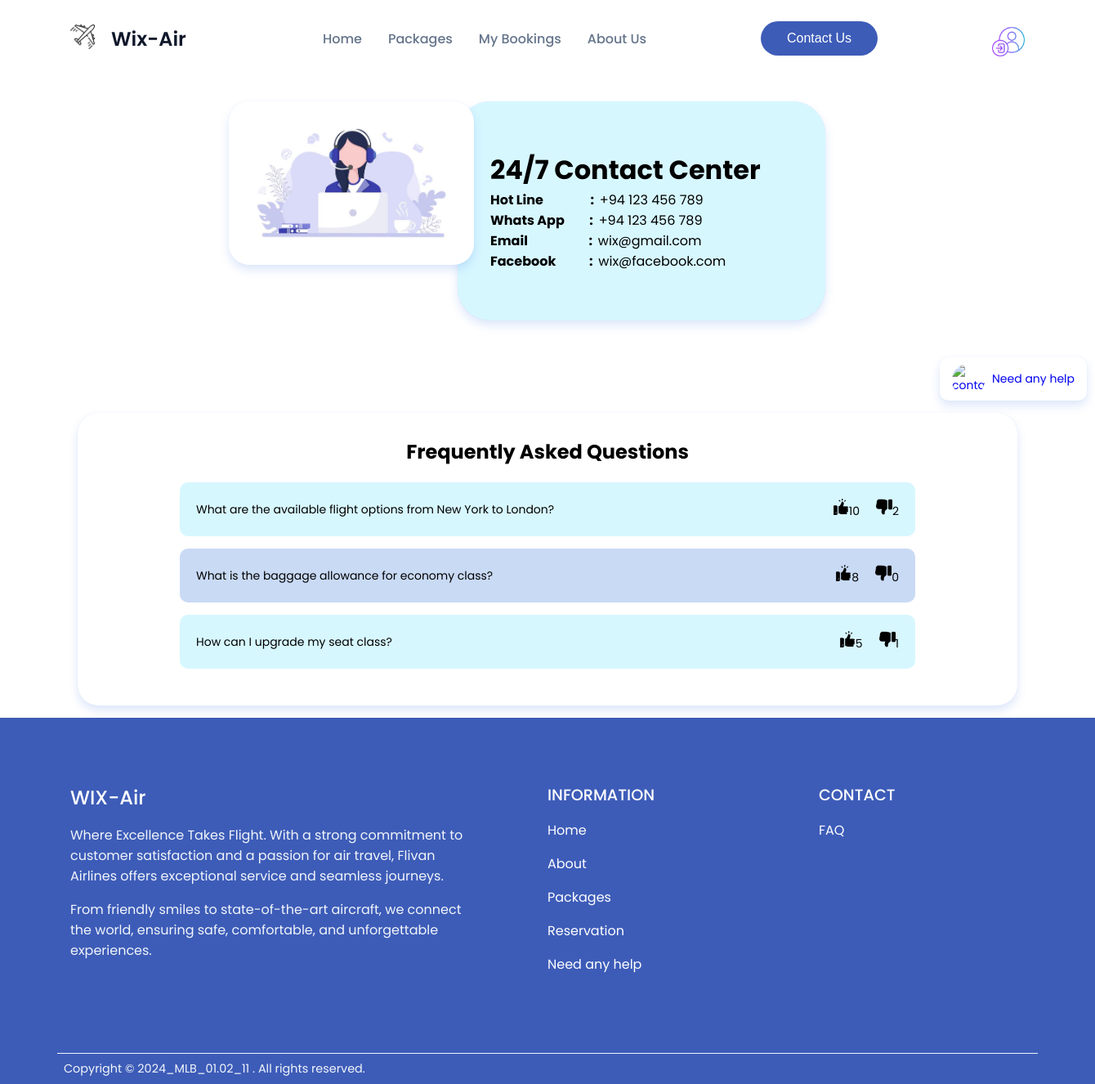
The page /pages/contact_us/contact_us.php on the database its author committed.
### tables this page shows
CREATE TABLE inquire (
                         inq_id INTEGER PRIMARY KEY AUTO_INCREMENT,
                         user_id INT NOT NULL,
                         post_date DATE NOT NULL,
                         question VARCHAR(500) NOT NULL,
                         likes INT  NULL,
                         dislikes INT NULL,
                         CONSTRAINT FK_inquire_user_id FOREIGN KEY (user_id) REFERENCES Registered_user(User_ID) ON DELETE CASCADE
);

### pages/contact_us/contact_us.php (the view, shortened to what this page needs)
<?php
require_once("../../Components/Header/header.php");
require_once ("../../Components/Animation/animation.php");
require_once ("../../php/dbconnection.php");
?>
    <!DOCTYPE html>
    <html lang="en">
    <head>
        <link rel="stylesheet" href="contact_us.css">
    </head>
    <body>
    <div data-aos="float-right" class="container123">
        <div class="box1">
            <img alt="help image" src="../../src/cr%20(1).jpg">
        </div>
        <div class="container1">
            <h1>24/7 Contact Center</h1>
            <p><b>Hot Line &nbsp;&nbsp;&nbsp;&nbsp;&nbsp;&nbsp;&nbsp;&nbsp;&nbsp;&nbsp;&nbsp;&nbsp;&nbsp;&nbsp;&nbsp;&nbsp;:&nbsp;&nbsp;</b>+94 123 456 789</p>
            <p><b>Whats App &nbsp;&nbsp;&nbsp;&nbsp;&nbsp;&nbsp;&nbsp;&nbsp;:&nbsp;&nbsp;</b>+94 123 456 789</p>
            <p><b>Email &nbsp;&nbsp;&nbsp;&nbsp;&nbsp;&nbsp;&nbsp;&nbsp;&nbsp;&nbsp;&nbsp;&nbsp;&nbsp;&nbsp;&nbsp;&nbsp;&nbsp;&nbsp;&nbsp;&nbsp;&nbsp;:&nbsp;&nbsp;</b>wix@gmail.com</p>
            <p><b>Facebook &nbsp;&nbsp;&nbsp;&nbsp;&nbsp;&nbsp;&nbsp;&nbsp;&nbsp;&nbsp;&nbsp;:&nbsp;&nbsp;</b>wix@facebook.com</p>
        </div>
    </div>
    <a href="../need_any_help/need_any_help.php">
    <div data-aos="fade-right" class="help">
        <img id="help" alt="contact us" src="../../src/helpdesk.gif">
        Need any help
    </div>
    </a>
   <section id="faq">
       <div id="FAQ" data-aos="fade-right" class="container2">
           <h2>Frequently Asked Questions</h2>
           <?php
           $sql = "SELECT * FROM `inquire` ORDER BY `likes` DESC ";
           $result = mysqli_query($conn, $sql);
           while ($row = mysqli_fetch_assoc($result)) {
               echo '<div class="container4">';
               echo '<p>' . $row['question'] . '</p>';
               echo '<div class="comm">';
               echo '<span>' . '&nbsp;' . '</span>';
               echo '<form action="update_likes.php" method="post" style="display: inline;">';
               echo '<button id="mybtn" type="submit" name="like" value="1"><img src="../../src/like.png"></button>' . $row['likes'];
               echo '</form>';
               echo '<form action="updatedislikes.php" method="post" style="display: inline;">';
               echo '<button id="mybtn1" type="submit" name="dislike" value="1"><img src="../../src/dislike.png"></button>' . $row['dislikes'];
               echo '</form>';
               echo '</div>';
               echo '</div>';
           }
           ?>
       </div>
   </section>
    </body>
    </html>
<?php
require_once("../../Components/Footer/Footer.php");
?>

### Components/Header/header.css (style rules this page uses)
:root { --primary-color: #3d5cb8; --primary-color-dark: #334c99; --text-dark: #0f172a; --text-light: #64748b; --extra-light: #f1f5f9; --white: #ffffff; --max-width: 1200px; --thirdcolor:#1e40af; --textblue:#182d78; }
* { padding: 0; margin: 0; box-sizing: border-box; }
body { font-family: "Poppins", sans-serif; }
a { text-decoration: none; }

### pages/contact_us/contact_us.css (style rules this page uses)
.container123 { justify-content: center; align-items: center; border:none; border-radius: 25px; background-color: #fff; padding:30px 40px; width: 1100px; margin : 0 auto 15px auto; }
.box1 { display: flex; flex-direction: column; width: 300px; float: left; margin-left: 120px; }
.box1 img , .help img { height: 200px; width: 300px; border-radius: 25px; border: none; box-shadow: 0 0 1px 0 rgba(24, 94, 224, 0.15), 0 6px 12px 0 rgba(24, 94, 224, 0.15); }
.container1 { border-radius: 40px; background-color:#d7f7ff; border: none; box-shadow: 0 0 1px 0 rgba(24, 94, 224, 0.15), 0 6px 12px 0 rgba(24, 94, 224, 0.15); padding:60px 40px; width: 450px; margin-left :400px; }
.help { font-size: 14px; margin-left: 1150px; margin-bottom: 15px; border:none; border-radius: 10px; background-color:white ; padding:5px 6px; width:180px; display:flex; align-items: center; justify-content: space-evenly; box-shadow: 0 0 1px 0 rgba(24, 94, 224, 0.15), 0 6px 12px 0 rgba(24, 94, 224, 0.15); transition: 0.25s ease-in-out; }
.container2 { justify-content: center; box-shadow: 0 0 1px 0 rgba(24, 94, 224, 0.15), 0 6px 12px 0 rgba(24, 94, 224, 0.15); border-radius: 25px; background-color: #fff; padding:30px 40px; width: 1150px; margin : 0 auto 15px auto; }
.container4 { font-size: 14px; border:none; border-radius: 10px; background-color:#c9daf5 ; padding:20px 20px; width:900px; margin : 0 auto 15px auto; }
h2 { text-align: center; margin-bottom: 20px; }
#help { border:none; box-shadow: none; width: 40px; height: 40px; margin-top: 3px; }
.comm img { width:20px; height:20px; margin-left:20px; cursor: pointer; transition:all 0.25s ease-in-out; }
.comm a , .comm span { margin-right:6px; }
.container4 { display: flex; justify-content: space-between; align-items: center; flex-wrap: nowrap; }
.container2 .container4:nth-child(2), .container2 .container4:nth-child(4) { background-color:#d7f7ff; }
.help img { display: inline-block; }
#mybtn1,#mybtn { background-color: transparent; border:none; outline:none; }

### Components/Footer/Footer.css (style rules this page uses)
:root { --primary-color: #3d5cb8; --primary-color-dark: #334c99; --text-dark: #0f172a; --text-light: #64748b; --extra-light: #f1f5f9; --white: #ffffff; --max-width: 1200px; }
* { padding: 0; margin: 0; box-sizing: border-box; }
body { font-family: "Poppins", sans-serif; }

### Components/Animation/animation.php (style rules this page uses)
[data-aos] { opacity: 0; transition: opacity 0.5s ease-in-out; }
[data-aos].aos-animate { opacity: 1; }

### rows shown on the page
inquire: question "What are the available flight options from New York to London?", likes "10", dislikes "2"
inquire: question "What is the baggage allowance for economy class?", likes "8", dislikes "0"
inquire: question "How can I upgrade my seat class?", likes "5", dislikes "1"
